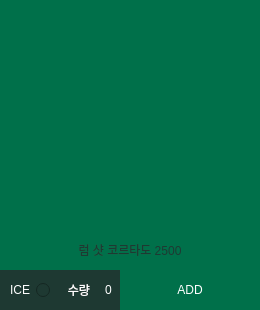
         <widget class="QFrame" name="frame_3_90">
          <property name="geometry">
           <rect>
            <x>20</x>
            <y>1070</y>
            <width>260</width>
            <height>310</height>
           </rect>
          </property>
          <property name="frameShape">
           <enum>QFrame::NoFrame</enum>
          </property>
          <property name="frameShadow">
           <enum>QFrame::Raised</enum>
          </property>
          <widget class="QRadioButton" name="radioButton_3_90">
           <property name="geometry">
            <rect>
             <x>0</x>
             <y>270</y>
             <width>50</width>
             <height>40</height>
            </rect>
           </property>
           <property name="focusPolicy">
            <enum>Qt::NoFocus</enum>
           </property>
           <property name="layoutDirection">
            <enum>Qt::RightToLeft</enum>
           </property>
           <property name="styleSheet">
            <string notr="true">background-color: rgb(30, 57, 50);
color: rgb(255, 255, 255);</string>
           </property>
           <property name="text">
            <string>ICE</string>
           </property>
           <property name="checked">
            <bool>false</bool>
           </property>
           <property name="autoRepeat">
            <bool>false</bool>
           </property>
           <property name="autoExclusive">
            <bool>false</bool>
           </property>
          </widget>
          <widget class="QLabel" name="label_3_90">
           <property name="geometry">
            <rect>
             <x>50</x>
             <y>270</y>
             <width>40</width>
             <height>40</height>
            </rect>
           </property>
           <property name="styleSheet">
            <string notr="true">background-color: rgb(30, 57, 50);
color: rgb(255, 255, 255);
font: 75 9pt &quot;맑은 고딕&quot;;</string>
           </property>
           <property name="text">
            <string>수량</string>
           </property>
           <property name="alignment">
            <set>Qt::AlignRight|Qt::AlignTrailing|Qt::AlignVCenter</set>
           </property>
          </widget>
          <widget class="QLabel" name="label_image_3_90">
           <property name="geometry">
            <rect>
             <x>0</x>
             <y>0</y>
             <width>260</width>
             <height>270</height>
            </rect>
           </property>
           <property name="styleSheet">
            <string notr="true">background-color: rgb(0, 112, 74);</string>
           </property>
           <property name="text">
            <string/>
           </property>
          </widget>
          <widget class="QSpinBox" name="spinBox_3_90">
           <property name="geometry">
            <rect>
             <x>90</x>
             <y>270</y>
             <width>50</width>
             <height>40</height>
            </rect>
           </property>
           <property name="focusPolicy">
            <enum>Qt::WheelFocus</enum>
           </property>
           <property name="styleSheet">
            <string notr="true">background-color: rgb(30, 57, 50);
color: rgb(255, 255, 255);</string>
           </property>
           <property name="frame">
            <bool>false</bool>
           </property>
           <property name="alignment">
            <set>Qt::AlignCenter</set>
           </property>
          </widget>
          <widget class="QPushButton" name="pushButton_3_90">
           <property name="geometry">
            <rect>
             <x>120</x>
             <y>270</y>
             <width>140</width>
             <height>40</height>
            </rect>
           </property>
           <property name="focusPolicy">
            <enum>Qt::StrongFocus</enum>
           </property>
           <property name="styleSheet">
            <string notr="true">QPushButton{
	font: 9pt &quot;맑은 고딕&quot;;
	color: rgb(255, 255, 255);
	background-color: rgb(0, 112, 74);
	border: 0px;
}
QPushButton:hover{
	color: rgb(0, 0, 0);
	background-color: rgb(0, 255, 166);
}</string>
           </property>
           <property name="text">
            <string>ADD</string>
           </property>
          </widget>
          <widget class="QLabel" name="label_p_3_90">
           <property name="geometry">
            <rect>
             <x>0</x>
             <y>230</y>
             <width>260</width>
             <height>40</height>
            </rect>
           </property>
           <property name="styleSheet">
            <string notr="true">color: rgb(30, 57, 50);
font: 75 9pt &quot;맑은 고딕&quot;;</string>
           </property>
           <property name="text">
            <string>럼 샷 코르타도 2500</string>
           </property>
           <property name="alignment">
            <set>Qt::AlignCenter</set>
           </property>
          </widget>
         </widget>
